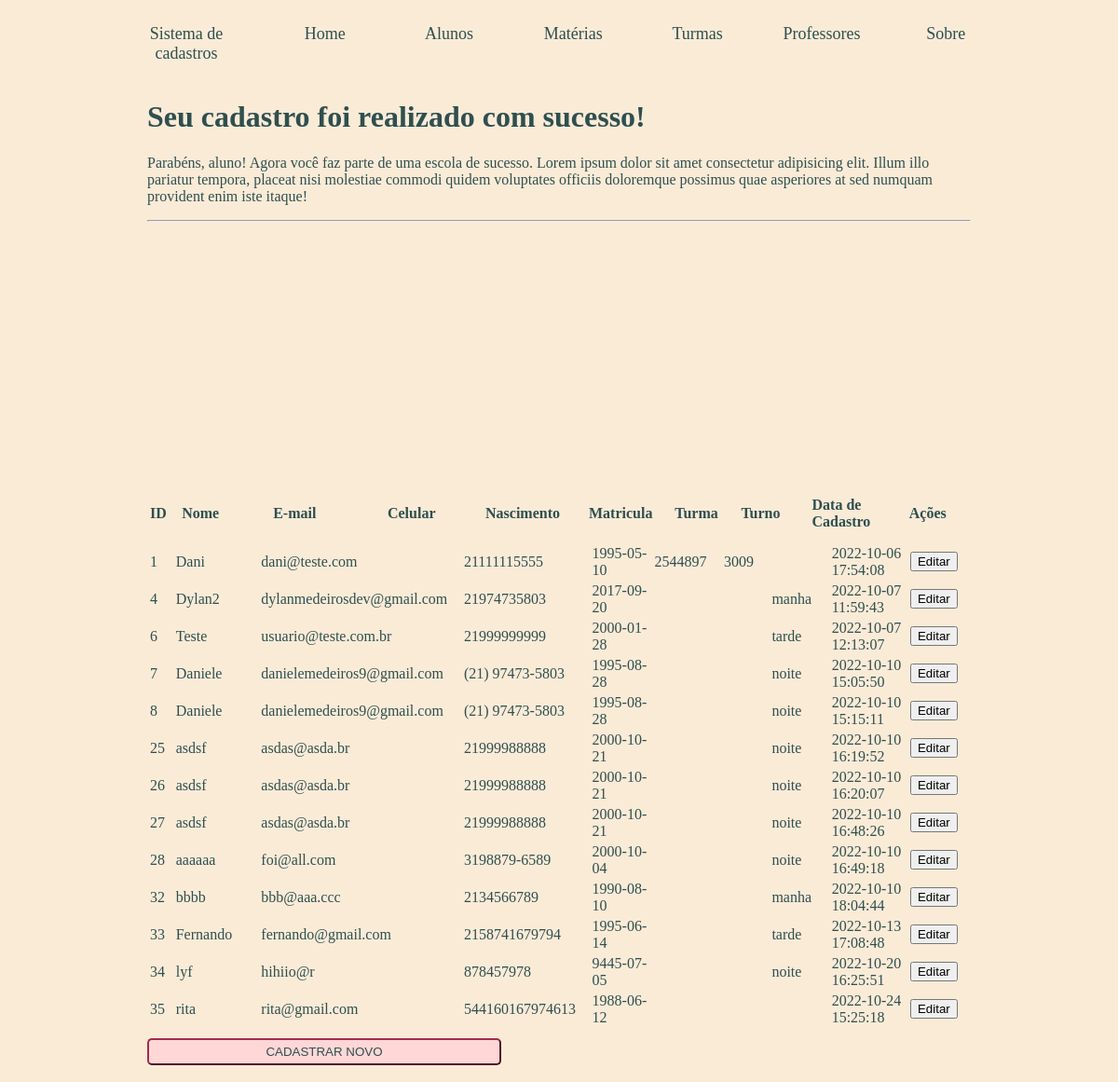
The page /view/aluno/lista.php on the database its author committed.
### tables this page shows
CREATE TABLE IF NOT EXISTS `alunos` (
  `id` int(11) NOT NULL AUTO_INCREMENT COMMENT ' id do aluno, chave primária.',
  `nome` varchar(50) NOT NULL DEFAULT '0' COMMENT 'nome do aluno',
  `email` varchar(1024) DEFAULT NULL COMMENT 'e-mail do aluno',
  `telefone` varchar(1024) DEFAULT NULL COMMENT 'telefone do aluno',
  `data_nasc` date DEFAULT NULL COMMENT 'data de nascimento do aluno',
  `matricula` int(10) DEFAULT NULL COMMENT 'matricula do aluno',
  `turma` varchar(10) DEFAULT NULL COMMENT 'turma do aluno',
  `turno` varchar(10) NOT NULL COMMENT 'exemplo: manhã, tarde, noite.',
  `data_cad` datetime NOT NULL DEFAULT CURRENT_TIMESTAMP COMMENT 'data de cadastro do aluno',
  `data_exc` datetime DEFAULT NULL COMMENT 'data de exclusão do aluno',
  PRIMARY KEY (`id`)
);

### model/connect.php (called while the page is built, shortened)
<?php
    Class Connect {
        function conectar($dados_conexao)
        {
            $conexao = mysqli_connect($dados_conexao['hostname'], $dados_conexao['user'], $dados_conexao['password'], $dados_conexao['database']);
            if (!$conexao) {
                die(trigger_error('Não foi possível conectar ao banco de dados'));
                return false;
            } else {
                $conectar = mysqli_select_db($conexao, $dados_conexao['database']);
                if (!$conectar) {
                    die(trigger_error('Não foi possível conectar ao banco de dados'));
                    return false;
                } else {
                    $conectou = array(
                        '0' => $conexao,
                        '1' => $conectar
                    );
                }
            }
            return $conectou;
        }
    }
?>

### model/db_alunos.php (called while the page is built, shortened)
<?php
    require_once 'connect.php';
    class Db_alunos extends Connect
    {
        public function lista_alunos()
        {
            $connect = $this->conectar($this->dados_conexao('alunos'));
            $resultado = mysqli_query($connect[0], 'SELECT * FROM alunos');
            if ($resultado) {
                $dados = $resultado->fetch_all(MYSQLI_NUM);
            } else {
                echo 'Erro ao executar a busca!';
            }
            return $dados;
        }
    }
?>

### controller/aluno.php (the view, shortened to what this page needs)
<?php
    require_once __DIR__ . '/../model/db_alunos.php';
    function tabela_alunos($dados)
    {
        foreach ($dados as $value) {
        echo "<tr class='resultados-tbody'><br>
                    <td width='50px'>" . $value[0] . "</td>
                    <td width='180px'>" . $value[1] . "</td>
                    <td width='260px'>" . $value[2] . "</td>
                    <td width='180px'>" . $value[3] . "</td>
                    <td width='150px'>" . $value[4] . "</td>
                    <td width='120px'>" . $value[5] . "</td>
                    <td width='100px'>" . $value[6] . "</td>
                    <td width='120px'>" . $value[7] . "</td>
                    <td width='160px'>" . $value[8] . "</td>
                    <td width='100px'><a onclick='editar(".$value[0].")'><input type='button' value='Editar'></a></td>
                </tr>";
        };
    }
    function mostra_lista_aluno()
    {
        $conn = new Db_alunos;
        $lista = $conn->lista_alunos();
        return $lista;
    }
?>

### view/aluno/lista.php (shortened to what this page needs)
<?php
require_once '../../controller/aluno.php';
?>
<!DOCTYPE html>
<html lang="pt-br">
<head>
    <link rel="stylesheet" href="../../assets/style.css">
</head>
<?php include_once '../cabecalho.php'; ?>
<body>
    <h1>Seu cadastro foi realizado com sucesso!</h1>
    <p>Parabéns, aluno! Agora você faz parte de uma escola de sucesso. Lorem ipsum dolor sit amet consectetur adipisicing elit. Illum illo pariatur tempora, placeat nisi molestiae commodi quidem voluptates officiis doloremque possimus quae asperiores at sed numquam provident enim iste itaque!</p>
    <hr>
    <div id='div-tabela'>
        <table id='tabela'>
            <thead id='thead'>
                <tr class='titulos-thead'>
                    <th width='50px'>ID</th>
                    <th width='180px'>Nome</th>
                    <th width='260px'>E-mail</th>
                    <th width='180px'>Celular</th>
                    <th width='150px'>Nascimento</th>
                    <th width='120px'>Matricula</th>
                    <th width='100px'>Turma</th>
                    <th width='120px'>Turno</th>
                    <th width='160px'>Data de Cadastro</th>
                    <th width='100px'>Ações</th>
                </tr>
            </thead>
            <tbody id='tbody'>
                <?php
                    tabela_alunos(mostra_lista_aluno());
                ?>
            </tbody>
        </table>
    </div>
    <a href="cadastrar.php"><input type="submit" value="CADASTRAR NOVO" class="botao"></a>
</body>
</html>

### view/cabecalho.php
<header class="cabecalho">
    <div class="cadastro">
        <p><a href="/estudos_php/sistema_cad/view/login.php">Sistema de cadastros</a></p>
    </div>
    <div class="lista-cabecalho">
        <ul>
            <li><a href="/estudos_php/sistema_cad/view/index.php">Home</a></li>
            <li><a href="/estudos_php/sistema_cad/view/aluno/cadastrar.php">Alunos</a></li>
            <li><a href="/estudos_php/sistema_cad/view/materias/cadastrar.php">Matérias</a></li>
            <li><a href="/estudos_php/sistema_cad/view/turmas/cadastrar.php">Turmas</a></li>
            <li><a href="/estudos_php/sistema_cad/view/professor/cadastrar.php">Professores</a></li>
            <li><a href="/estudos_php/sistema_cad/view/sobre.php">Sobre</a></li>
        </ul>
    </div>
</header>

### assets/style.css (style rules this page uses)
html { font-family:Cambria, Cochin, Georgia, Times, 'Times New Roman', serif; background-color:antiquewhite; color:darkslategray; margin-left: 150px; margin-right: 150px; line-height: 1,5px; font-weight: 400; font-size: 16px; }
.cabecalho { width: 100%; display: flex; flex-direction: row; justify-content: space-around; font-size: large; text-align: center; }
a { text-decoration: none; color: darkslategray; }
.lista-cabecalho, ul, li { width: 800px; display: flex; flex-direction: row; justify-content: space-evenly; text-decoration: none; text-align: end; }
.botao, select { border-color: rgb(165, 42, 79); color: darkslategray; border-radius: 5px; padding: 5px; margin-bottom: 10px; width: 380px; }
.botao { background-color:rgb(255, 215, 215); margin-top: 10px; margin-right: 20px; }
#div-tabela, #tabela { width: 100%; display: flex; flex-direction: column; }
#thead { padding-top: 50px; text-align: left; font-weight: 500; }
#tbody { padding-top: 10px; text-align: left; }

### rows shown on the page
alunos: id "1", nome "Dani", email "dani@teste.com", telefone "21111115555", data_nasc "1995-05-10", matricula "2544897", turma "3009", data_cad "2022-10-06 17:54:08"
alunos: id "4", nome "Dylan2", email "dylanmedeirosdev@gmail.com", telefone "21974735803", data_nasc "2017-09-20", turno "manha", data_cad "2022-10-07 11:59:43"
alunos: id "6", nome "Teste", email "usuario@teste.com.br", telefone "21999999999", data_nasc "2000-01-28", turno "tarde", data_cad "2022-10-07 12:13:07"
alunos: id "7", nome "Daniele", email "danielemedeiros9@gmail.com", telefone "(21) 97473-5803", data_nasc "1995-08-28", turno "noite", data_cad "2022-10-10 15:05:50"
alunos: id "8", nome "Daniele", email "danielemedeiros9@gmail.com", telefone "(21) 97473-5803", data_nasc "1995-08-28", turno "noite", data_cad "2022-10-10 15:15:11"
alunos: id "25", nome "asdsf", email "asdas@asda.br", telefone "21999988888", data_nasc "2000-10-21", turno "noite", data_cad "2022-10-10 16:19:52"
alunos: id "26", nome "asdsf", email "asdas@asda.br", telefone "21999988888", data_nasc "2000-10-21", turno "noite", data_cad "2022-10-10 16:20:07"
alunos: id "27", nome "asdsf", email "asdas@asda.br", telefone "21999988888", data_nasc "2000-10-21", turno "noite", data_cad "2022-10-10 16:48:26"
alunos: id "28", nome "aaaaaa", email "foi@all.com", telefone "3198879-6589", data_nasc "2000-10-04", turno "noite", data_cad "2022-10-10 16:49:18"
alunos: id "32", nome "bbbb", email "bbb@aaa.ccc", telefone "2134566789", data_nasc "1990-08-10", turno "manha", data_cad "2022-10-10 18:04:44"
alunos: id "33", nome "Fernando", email "fernando@gmail.com", telefone "2158741679794", data_nasc "1995-06-14", turno "tarde", data_cad "2022-10-13 17:08:48"
alunos: id "34", nome "lyf", email "hihiio@r", telefone "878457978", data_nasc "9445-07-05", turno "noite", data_cad "2022-10-20 16:25:51"
alunos: id "35", nome "rita", email "rita@gmail.com", telefone "544160167974613", data_nasc "1988-06-12", data_cad "2022-10-24 15:25:18"
